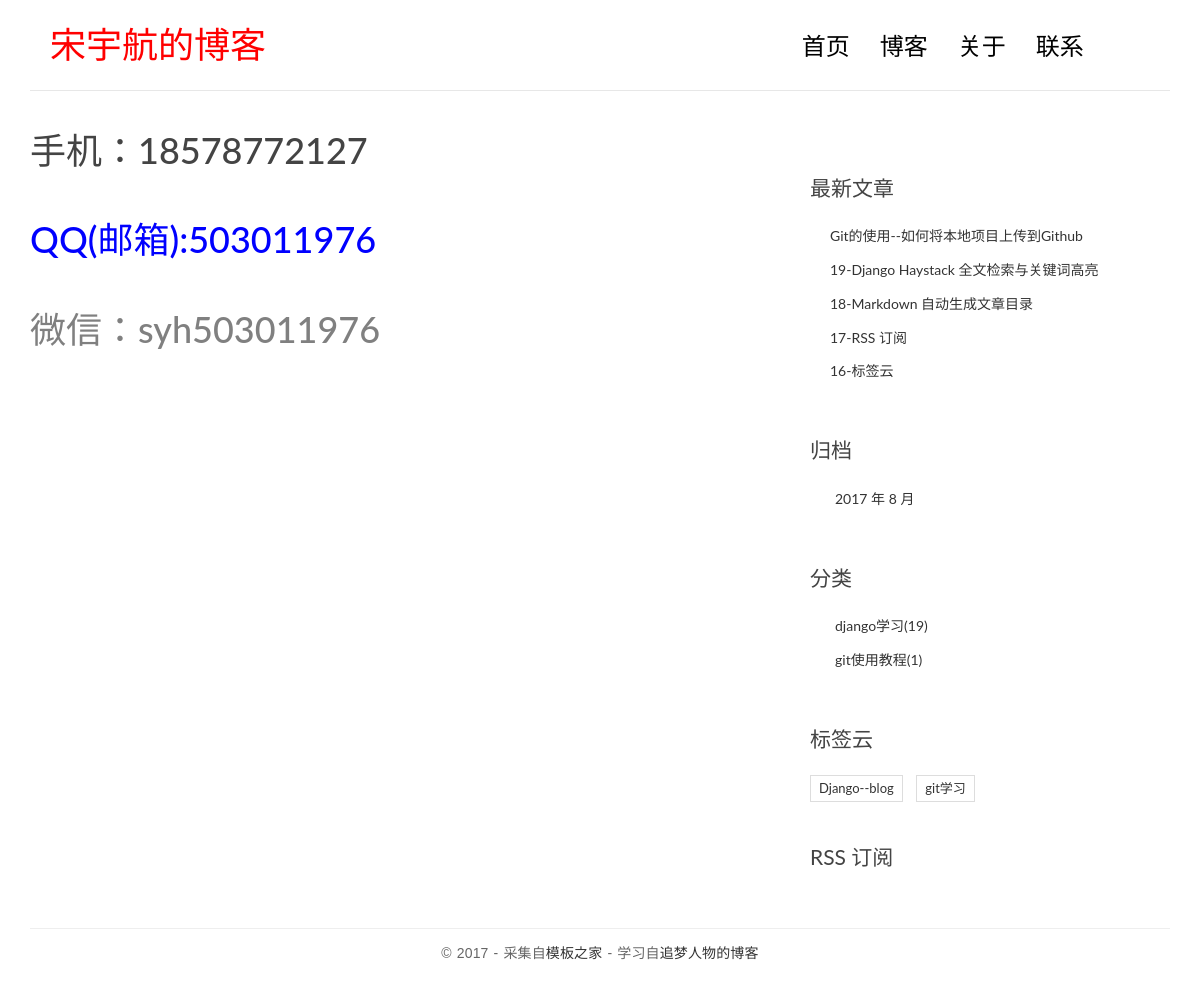
Page /contact/ on the committed database.
### blog/models.py (models this page shows, shortened)
class Post(models.Model):
    title = models.CharField(max_length=70)
    body = models.TextField()
    created_time = models.DateTimeField()
    modified_time = models.DateTimeField()
    excerpt = models.CharField(max_length=200, blank=True)
    category = models.ForeignKey(Category)
    tags = models.ManyToManyField(Tag, blank=True)
    author = models.ForeignKey(User)
    views = models.PositiveIntegerField(default=0)
    def get_absolute_url(self):
        return reverse('blog:detail', kwargs={'pk':self.pk})
    class Meta:
        ordering = ['-created_time', 'title']

class Category(models.Model):
    name = models.CharField(max_length=100)

class Tag(models.Model):
    name = models.CharField(max_length=100)

### blog/views.py (the view)
# urls.py: url(r'^contact/$', views.contact, name='contact'),
def contact(request):
    return render(request, 'blog/contact.html')

### blog/templatetags/blog_tags.py (called while the page is built)
@register.simple_tag
def get_recent_posts(num=5):
    return Post.objects.all()[:num]

@register.simple_tag
def archives():
    return Post.objects.dates('created_time', 'month', order='DESC')

@register.simple_tag
def get_categories():
    return Category.objects.annotate(num_posts=Count('post')).filter(num_posts__gt=0)

@register.simple_tag
def get_tags():
    return Tag.objects.annotate(num_posts=Count('post')).filter(num_posts__gt=0)

### templates/blog/contact.html
{% extends 'base.html' %}
{% block main %}
<h1 style="color:33abcd">手机：18578772127</h1>
<br><br>
<h1 style="color:blue">QQ(邮箱):503011976</h1>
<br><br>
<h1 style="color:grey">微信：syh503011976</h1>
{% endblock main %}

### templates/base.html (shortened to what this page needs)
{% load staticfiles %}
{% load blog_tags %}
<!DOCTYPE html>
<html>
<head>
    <link rel="stylesheet" href="{% static 'blog/css/bootstrap.min.css' %}">
    <link rel="stylesheet" href="http://code.ionicframework.com/ionicons/2.0.1/css/ionicons.min.css">
    <link rel="stylesheet" href="{% static 'blog/css/pace.css' %}">
    <link rel="stylesheet" href="{% static 'blog/css/custom.css' %}">
    <link rel="stylesheet" href="{% static 'blog/css/highlights/github.css' %}">
</head>
<body>
<div class="container">
    <header id="site-header">
        <div class="row">
            <div class="col-md-4 col-sm-5 col-xs-8">
                <div class="logo">
                    <h1><a href="{% url 'blog:index' %}"><b><font color="#FF0000">宋宇航的博客</font></b></a></h1>
                </div>
            </div>
            <div class="col-md-8 col-sm-7 col-xs-4">
                <nav class="main-nav" role="navigation">
                    <div class="collapse navbar-collapse" id="bs-example-navbar-collapse-1">
                        <ul class="nav navbar-nav navbar-right">
                            <li class="cl-effect-11"><a href="{% url 'blog:index' %}" data-hover="首页">首页</a></li>
                            <li class="cl-effect-11"><a href="{% url 'blog:index' %}" data-hover="博客">博客</a></li>
                            <li class="cl-effect-11"><a href="{% url 'blog:about' %}" data-hover="关于">关于</a></li>
                            <li class="cl-effect-11"><a href="{% url 'blog:contact' %}" data-hover="联系" >联系</a></li>
                        </ul>
                    </div>
                </nav>
            </div>
        </div>
    </header>
</div>
<div class="content-body">
    <div class="container">
        <div class="row">
            <main class="col-md-8">
                {% block main %}
                {% endblock main %}
            </main>
            <aside class="col-md-4">
                <div class="widget widget-recent-posts">
                    <h3 class="widget-title">最新文章</h3>
                    {% get_recent_posts as recent_post_list %}
                    <ul>
                        {% for post in recent_post_list %}
                        <li>
                            <a href="{{ post.get_absolute_url }}">{{ post.title }}</a>
                        </li>
                        {% empty %}
                        暂无文章！
                        {% endfor %}
                    </ul>
                </div>
                <div class="widget widget-archives">
                    <h3 class="widget-title">归档</h3>
                    {% archives as date_list %}
                    <ul>
                        {% for date in date_list %}
                        <li>
                            <a href="{% url 'blog:archives' date.year date.month %}">
                                {{ date.year }} 年 {{ date.month }} 月</a>
                        </li>
                        {% empty %}
                        暂无归档！
                        {% endfor %}
                    </ul>
                </div>
                <div class="widget widget-category">
                    <h3 class="widget-title">分类</h3>
                    {% get_categories as category_list %}
                    <ul>
                        {% for category in category_list %}
                        <li>
                            <a href="{% url 'blog:category' category.pk %}">{{ category.name }}<span class="post-count">({{ category.num_posts }})</span></a>
                        </li>
                        {% empty %}
                        暂无分类！
                        {% endfor %}
                    </ul>
                </div>
                <div class="widget widget-tag-cloud">
                    <h3 class="widget-title">标签云</h3>
                    {% get_tags as tag_list %}
                    <ul>
                        {% for tag in tag_list %}
                            <li>
                                <a href="{% url 'blog:tag' tag.pk %}">{{ tag.name }}</a>
                            </li>
                        {% empty %}
                            暂无标签！
                        {% endfor %}
                    </ul>
                </div>
                <div class="rss">
                    <a href="{% url 'rss' %}"> RSS 订阅</a>
                </div>
            </aside>
        </div>
    </div>
</div>
<footer id="site-footer">
    <div class="container">
        <div class="row">
            <div class="col-md-12">
                <p class="copyright">&copy 2017 - 采集自<a href="http://www.cssmoban.com/"
                                                        target="_blank" title="模板之家">模板之家</a>
                    - 学习自<a href="http://zmrenwu.com/" title="网页模板" target="_blank">追梦人物的博客</a>
                </p>
            </div>
        </div>
    </div>
</footer>
</body>
</html>

### static/blog/css/custom.css (style rules this page uses)
* { outline: none; }
h1, h2, h3, h4, h5, h6 { margin-top: 0; }
b { font-weight: 400; }
a { color: #333; }
body { color: #444; font-family: 'Lato', sans-serif; }
p { font-family: 'Ubuntu', sans-serif; font-weight: 400; word-spacing: 1px; letter-spacing: 0.01em; }
#site-header { background-color: #FFF; padding: 25px 20px; margin-bottom: 40px; border-bottom: 1px solid #e7e7e7; }
.logo h1 a { color: #000; }
.logo h1 { margin: 0; font-family: 'Lato', sans-serif; font-weight: 300; }
.main-nav { margin-top: 11px; max-width: 95%; }
.main-nav a { color: #000000 !important; padding: 0 0 5px 0 !important; margin-right: 30px; font-family: 'Lato', sans-serif; font-weight: 300; font-size: 24px; }
.cl-effect-11 a { padding: 10px 0; color: #0972b4; text-shadow: none; }
.cl-effect-11 a::before { position: absolute; top: 0; left: 0; overflow: hidden; padding: 0 0 5px 0 !important; max-width: 0; border-bottom: 1px solid #000; color: #000; content: attr(data-hover); white-space: nowrap; -webkit-transition: max-width 0.5s; -moz-transition: max-width 0.5s; transition: max-width 0.5s; }
.content-body { padding-bottom: 4em; }
.widget { background: #fff; padding: 30px 0 0; }
.widget-title { font-size: 1.5em; margin-bottom: 20px; line-height: 1.6; padding: 10px 0 0; font-weight: 400; }
.widget-recent-posts ul { padding: 0; margin: 0; padding-left: 20px; }
.widget-recent-posts ul li { list-style-type: none; position: relative; line-height: 170%; margin-bottom: 10px; }
.widget-recent-posts ul li::before { content: '\f3d3'; font-family: "Ionicons"; position: absolute; left: -17px; top: 3px; font-size: 16px; color: #000; }
.widget-archives ul { padding: 0; margin: 0; padding-left: 25px; }
.widget-archives ul li { list-style-type: none; position: relative; line-height: 170%; margin-bottom: 10px; }
.widget-archives ul li::before { content: '\f3f3'; font-family: "Ionicons"; position: absolute; left: -25px; top: 1px; font-size: 16px; color: #000; }
.widget-category ul { padding: 0; margin: 0; padding-left: 25px; }
.widget-category ul li { list-style-type: none; position: relative; line-height: 170%; margin-bottom: 10px; }
.widget-category ul li::before { content: '\f3fe'; font-family: "Ionicons"; position: absolute; left: -25px; top: 1px; font-size: 18px; color: #000; }
.widget-tag-cloud ul { padding: 0; margin: 0; margin-right: -10px; }
.widget-tag-cloud ul li { list-style-type: none; font-size: 13px; display: inline-block; margin-right: 10px; margin-bottom: 10px; padding: 3px 8px; border: 1px solid #ddd; }
.rss { font-size: 21px; margin-top: 30px; }
.rss a { color: #444; }
#site-footer { padding-top: 10px; padding: 0 0 1.5em 0; }
.copyright { text-align: center; padding-top: 1em; margin: 0; border-top: 1px solid #eee; color: #666; }

### rows in the picture
Post: title "Git的使用--如何将本地项目上传到Github"
Post: title "19-Django Haystack 全文检索与关键词高亮"
Post: title "18-Markdown 自动生成文章目录"
Post: title "17-RSS 订阅"
Post: title "16-标签云"
Category: name "django学习", num_posts "19"
Category: name "git使用教程", num_posts "1"
Tag: name "Django--blog"
Tag: name "git学习"

### other values in the picture
{{ date.year }} "2017"
{{ date.month }} "8"
